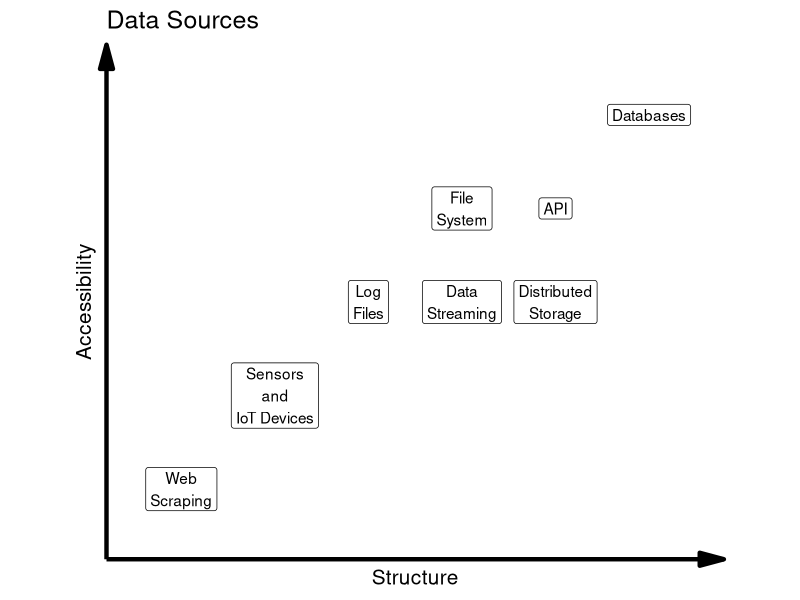

Reproduce this figure in R.
## ---- chunk 1
#| label: setup
#| include: false

library(tidyverse)
library(ggthemes)

## ---- chunk 2
#| fig-asp: 0.55
#| 
sources <- data.frame(
  Source = c("Databases", "API", "Distributed\nStorage", "File\nSystem", 
             "Data\nStreaming", "Log\nFiles", "Sensors\nand\nIoT Devices", "Web\nScraping"),
  Structured_Data = c(8, 7, 7, 6, 6, 5, 4, 3),
  Accessibility = c(8, 7, 6, 7, 6, 6, 5, 4),
  Balance = c(8, 7, 6.5, 6.5, 6, 5.5, 4.5, 3.5)
)

sources %>% 
  ggplot(
    aes(
      x = Structured_Data,
      y = Accessibility,
      label = Source
    )
  )+
  geom_label()+
  scale_x_continuous(
    limits = c(2.5,8.5),
    labels = NULL
  )+
  scale_y_continuous(
    limits = c(3.5,8.5),
    labels = NULL
  )+
  labs(
    title = "Data Sources",
    x = "Structure",
    y = "Accessibility"
  )+
  coord_equal()+
  theme_minimal(base_size = 15)+
  theme(
    axis.line = 
      element_line(
        arrow = arrow(
          type = "closed",
          angle = 15
        ),
        linewidth = 1.5
        ),
    panel.grid = element_blank(),
    # text = element_text(family = "Bahnschrift")
  )
